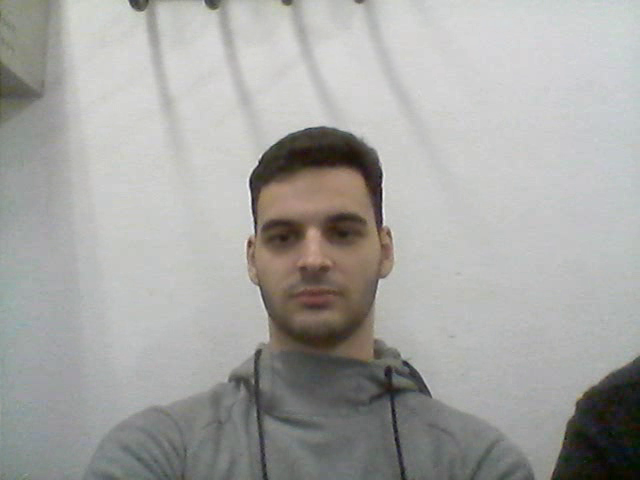
#> input picture frame 33 of open_cv/videoSalida.avi, 640 x 480 px, given in place of .mp4, which was not available
$ python ej08.py
#> lines starting #> are read from the running program, lines starting #| are printed output that depends on the picture
import time
import numpy as np
import cv2

camara = cv2.VideoCapture(".mp4") #Hay que descargar un video. No puedo subirlo a git por tamaño excesivo

#Inicializamos el primer frame no vacio. Nos servirá para obtener el fondo
fondo = None

#Recorremos todos los frames
while True:
    #obtenemos el frame
    (grabbed, frame) = camara.read()
#> frame is the input picture: shape (480, 640, 3); mean B, G, R 162.7, 165.4, 165.7

    #Si hemos llegado al final del video salimos
    if not grabbed:
        break

    # Convertimos a escala de grises
    gris = cv2.cvtColor(frame, cv2.COLOR_BGR2GRAY)
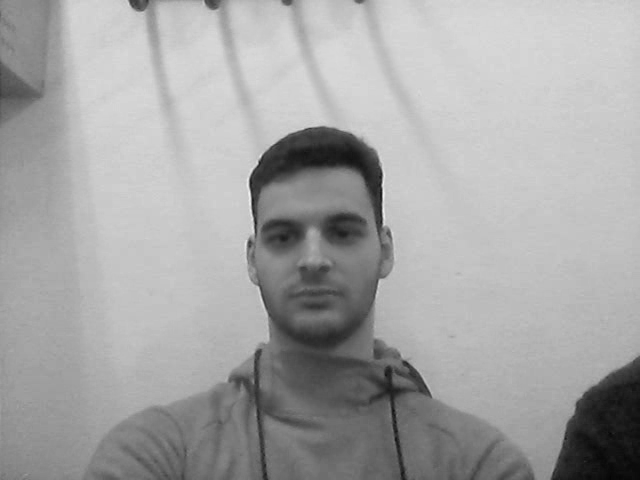
#> gris: shape (480, 640); min 4, max 243, mean 165.2
    # Aplicamos suavizado para eliminar ruido
    gris = cv2.GaussianBlur(gris, (21,21),0)

    #Si todavia no hemos obtenido el fondo, lo obtenemos. Será el primer frame que obtengamos
    if fondo is None:
        fondo = gris
        continue

    #Calculo de la diferencia entre el fondo y el frame actual
    resta = cv2.absdiff(fondo, gris)

    #Aplicamos un umbral
    umbral = cv2.threshold(resta, 25, 255, cv2.THRESH_BINARY)[1]

    #Dilatamos el umbral para tapar agujeros
    umbral = cv2.dilate(umbral, None, iterations=2)

    #Copiamos el umbral para detectar los contornos
    contornosimg = umbral.copy()

    #Buscamos contorno en la imagen
    contornos, hierarchy = cv2.findContours(contornosimg, cv2.RETR_TREE, cv2.CHAIN_APPROX_SIMPLE)

    #Recorremos todos los contornos encontrados
    for c in contornos:
        #Eliminamos los contornos mas pequeños
        if cv2.contourArea(c) < 500:
            continue

        #Obtenemos el bounds del contorno, el rectángulo mayor que engloba al contorno
        (x,y,w,h) = cv2.boundingRect(c)

        #Dibujamos el rectángulo del bounds
        cv2.rectangle(frame, (x,y), (x+w, y+h), (0, 255,0), 2)

    #Mostramos las imagenes de la cámara, el umbral y la resta
    cv2.imshow('Camara', frame)
    cv2.imshow('Umbral', umbral)
    cv2.imshow('Resta', resta)
    cv2.imshow('Contornos', contornosimg)

    #capturamos tecla para salir
    key = cv2.waitKey(1) & 0xFF


    #Tiempo de espera para que se vea bien
    time.sleep(0.015)
    #Si han pulsado la tecla s salimos
    if key == ord('s'):
        break

#Liberamos la camara y cerramos todas las ventanas
camara.release()
cv2.destroyAllWindows()

$ run again, starting later in the video
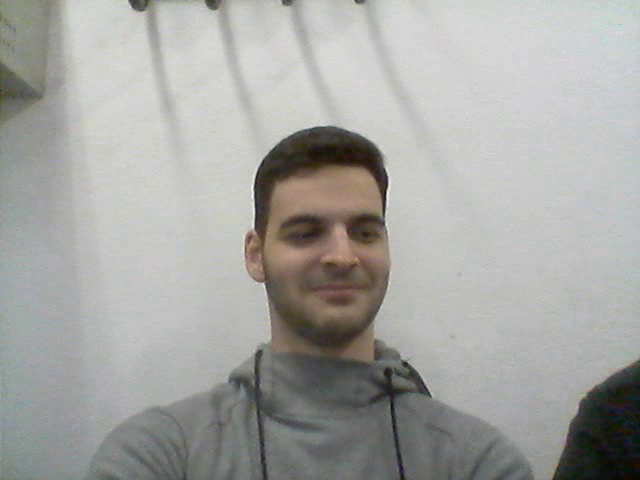
#> input picture frame 152 of open_cv/videoSalida.avi, 640 x 480 px, given in place of .mp4, which was not available
#> frame is the input picture: shape (480, 640, 3); mean B, G, R 162.7, 165.6, 165.8
#> `gris = cv2.cvtColor(frame, cv2.COLOR_BGR2GRAY)`:
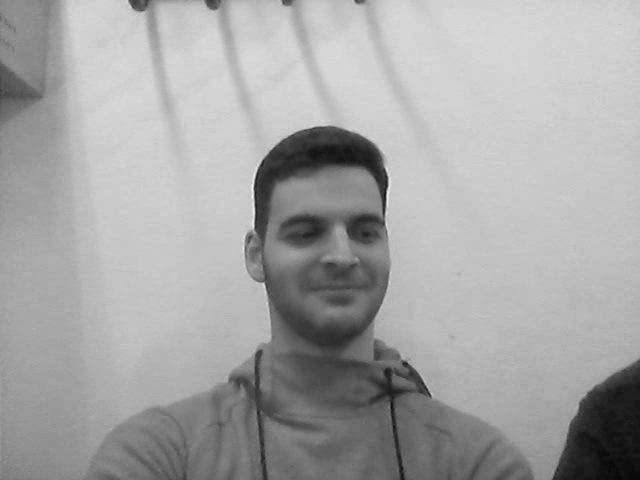
#> gris: shape (480, 640); min 7, max 249, mean 165.3

$ run again, starting later in the video
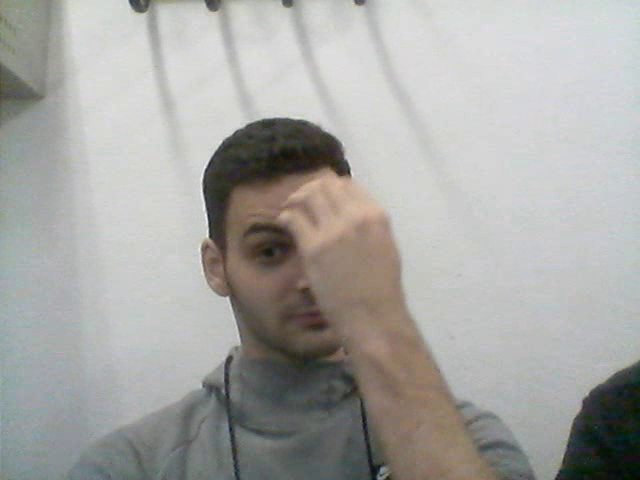
#> input picture frame 271 of open_cv/videoSalida.avi, 640 x 480 px, given in place of .mp4, which was not available
#> frame is the input picture: shape (480, 640, 3); mean B, G, R 163.7, 166.7, 167.2
#> `gris = cv2.cvtColor(frame, cv2.COLOR_BGR2GRAY)`:
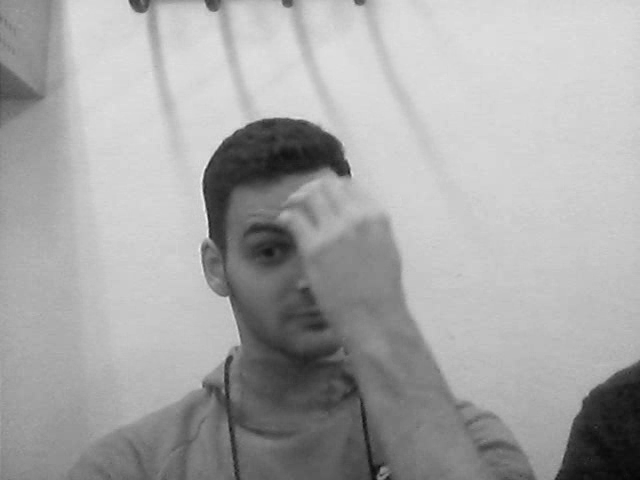
#> gris: shape (480, 640); min 5, max 245, mean 166.5
